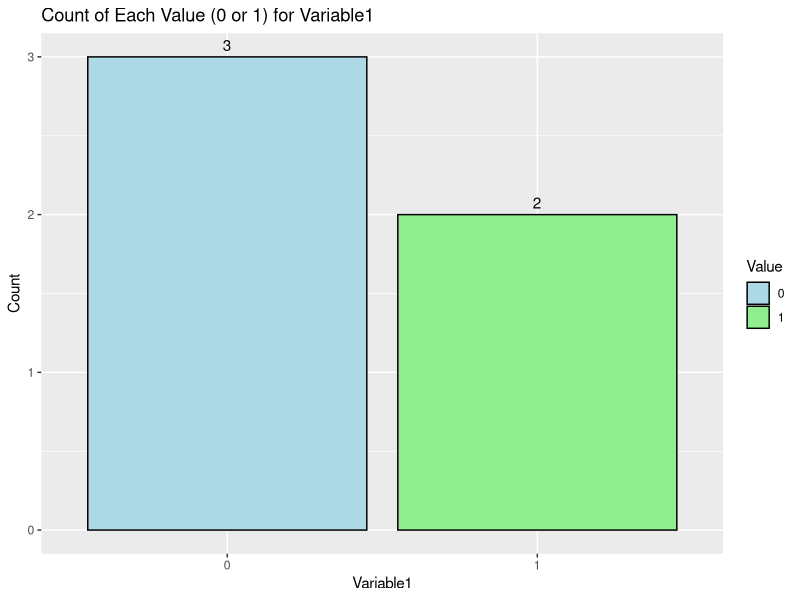
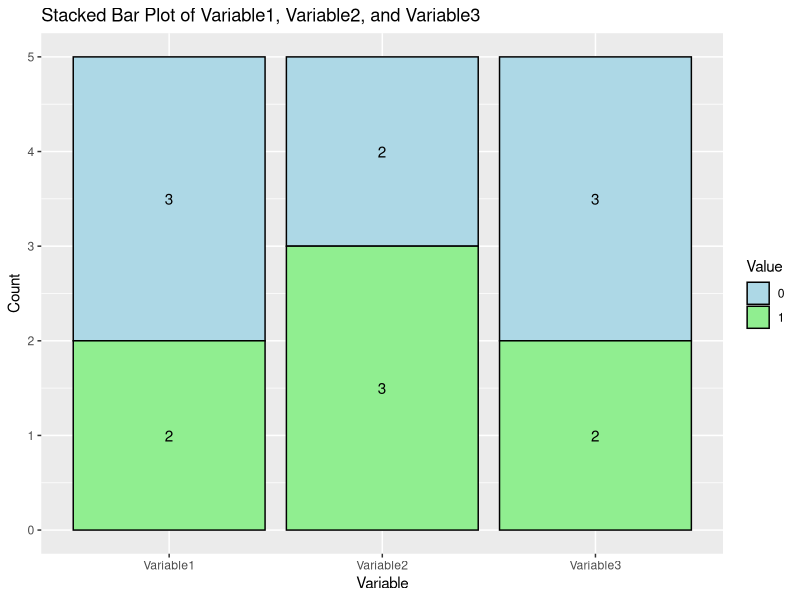
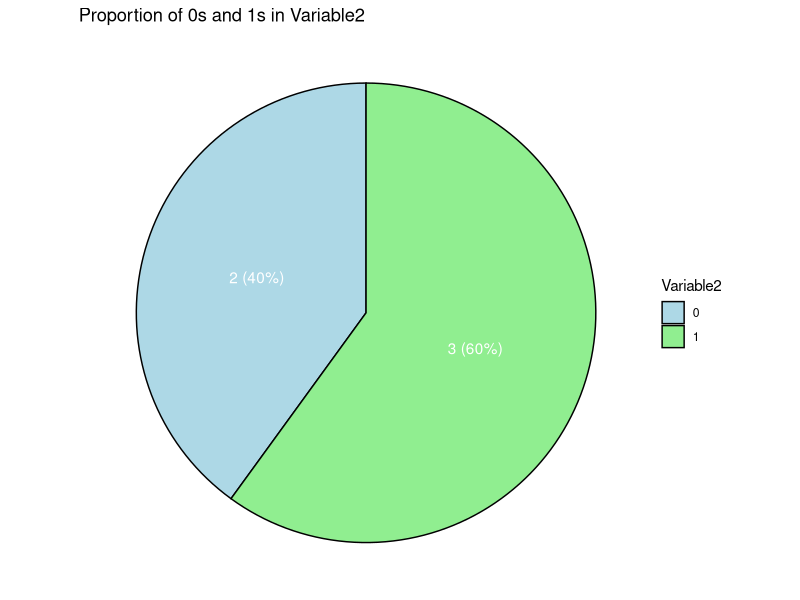
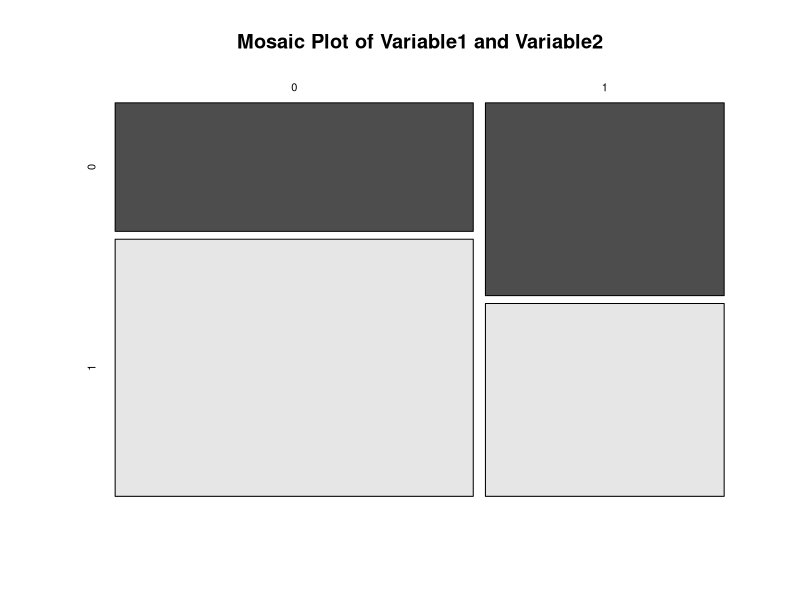
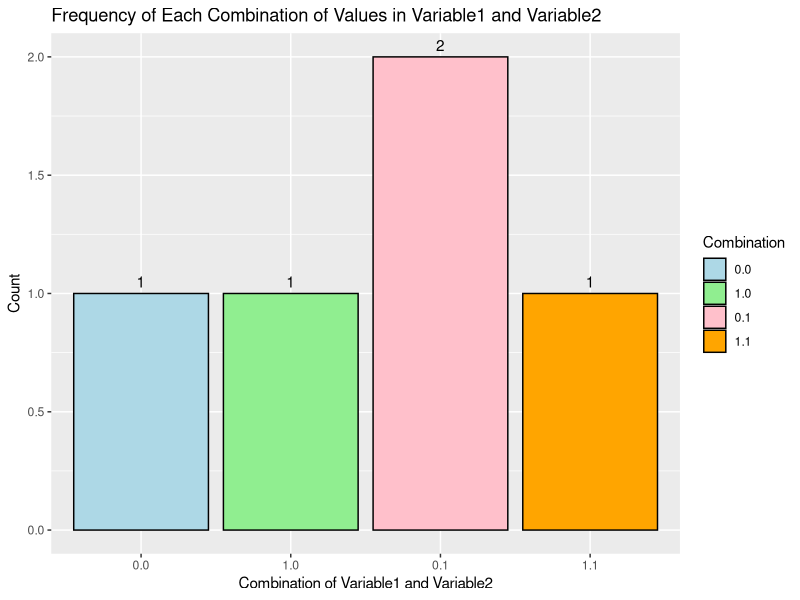

Generate these figures, in order, with R:
library(ggplot2)
library(tidyr)
library(dplyr)
library(vcd)


data <- data.frame(
  ID = c(1, 2, 3, 4, 5),
  Variable1 = c(0, 1, 0, 1, 0),
  Variable2 = c(1, 0, 1, 1, 0),
  Variable3 = c(0, 1, 1, 0, 0)
)

ggplot(data, aes(x = as.factor(Variable1))) +
  geom_bar(aes(fill = as.factor(Variable1)), color = "black") +
  geom_text(stat='count', aes(label=..count..), vjust=-0.5) +
  ggtitle("Count of Each Value (0 or 1) for Variable1") +
  xlab("Variable1") +
  ylab("Count") +
  scale_fill_manual(values = c("0" = "lightblue", "1" = "lightgreen"), name = "Value")


data_long <- data %>% 
  pivot_longer(cols = c(Variable1, Variable2, Variable3), names_to = "Variable", values_to = "Value")

ggplot(data_long, aes(x = Variable, fill = as.factor(Value))) +
  geom_bar(position = "stack", color = "black") +
  geom_text(stat='count', aes(label=..count..), position = position_stack(vjust = 0.5)) +
  ggtitle("Stacked Bar Plot of Variable1, Variable2, and Variable3") +
  xlab("Variable") +
  ylab("Count") +
  scale_fill_manual(values = c("0" = "lightblue", "1" = "lightgreen"), name = "Value")

variable2_counts <- data %>%
  count(Variable2) %>%
  mutate(Percentage = n / sum(n) * 100,
         Label = paste0(n, " (", round(Percentage, 1), "%)"))

ggplot(variable2_counts, aes(x = "", y = n, fill = as.factor(Variable2))) +
  geom_bar(width = 1, stat = "identity", color = "black") +
  coord_polar(theta = "y") +
  geom_text(aes(label = Label), position = position_stack(vjust = 0.5), color = "white") +
  ggtitle("Proportion of 0s and 1s in Variable2") +
  theme_void() +
  scale_fill_manual(values = c("0" = "lightblue", "1" = "lightgreen"), name = "Variable2")

mosaic_data <- table(data$Variable1, data$Variable2)
mosaicplot(mosaic_data, main = "Mosaic Plot of Variable1 and Variable2", color = TRUE)

combination_counts <- data %>%
  count(Variable1, Variable2)

ggplot(combination_counts, aes(x = interaction(Variable1, Variable2), y = n, fill = interaction(Variable1, Variable2))) +
  geom_bar(stat = "identity", color = "black") +
  geom_text(aes(label = n), vjust = -0.5) +
  ggtitle("Frequency of Each Combination of Values in Variable1 and Variable2") +
  xlab("Combination of Variable1 and Variable2") +
  ylab("Count") +
  scale_fill_manual(values = c("0.0" = "lightblue", "1.0" = "lightgreen", "0.1" = "pink", "1.1" = "orange"), name = "Combination")